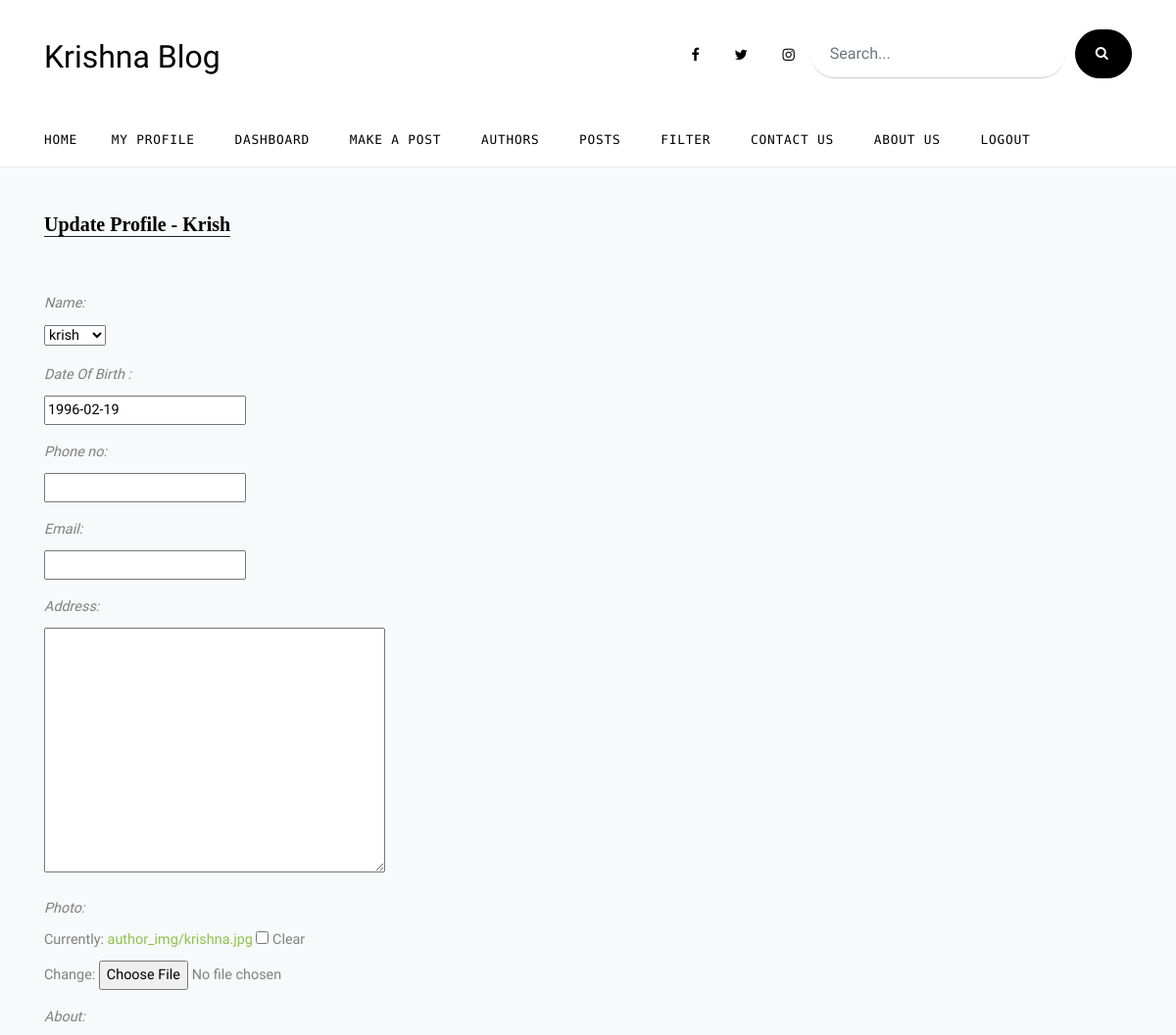
Page /update-author/krish/ (signed in, upper part) on the earlier database version.
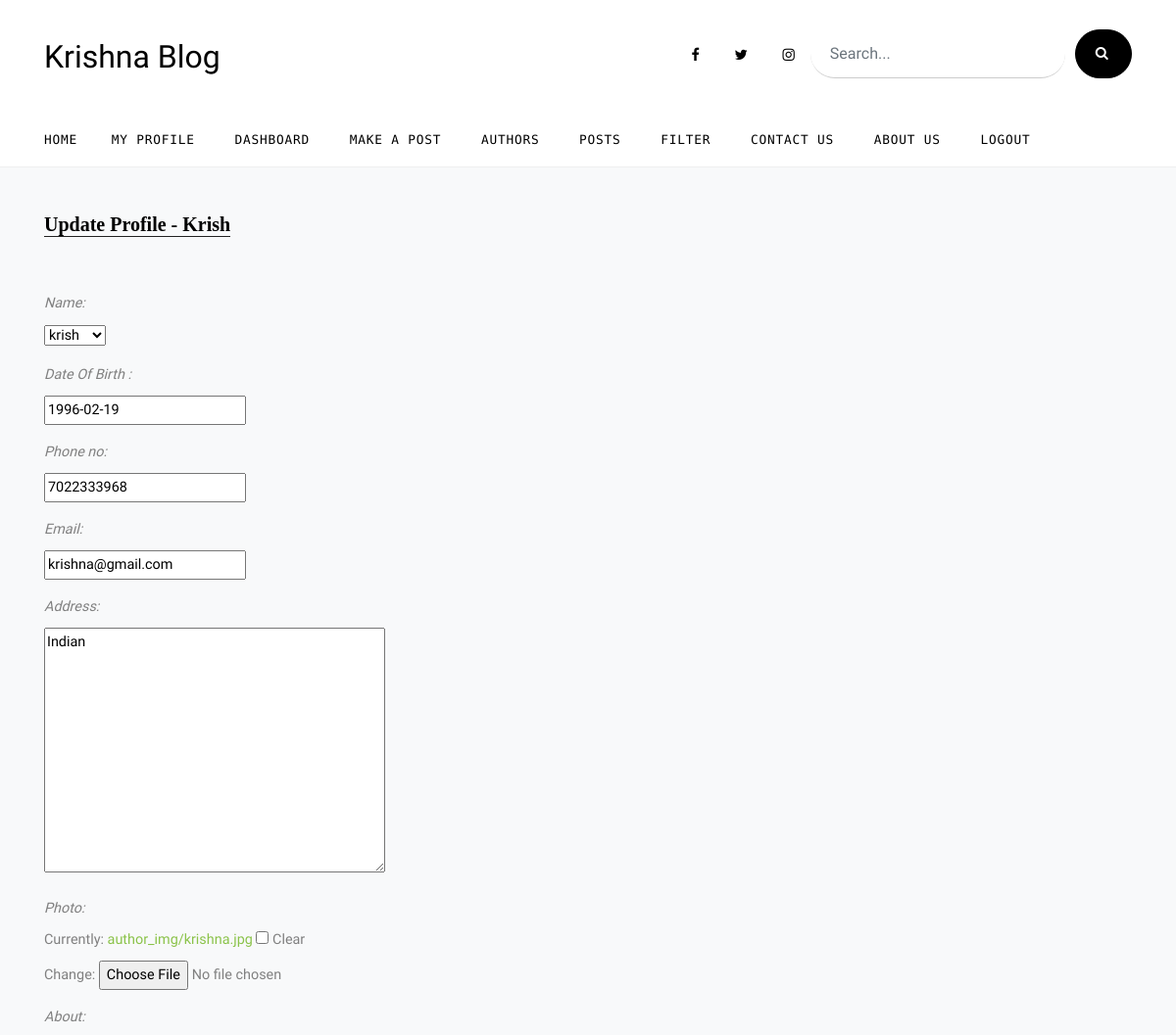
Same page on the later database version.
### blog/models.py (models this page shows, shortened)
class Author(models.Model):
    name = models.OneToOneField(User, unique=True, max_length=64, on_delete=models.CASCADE)
    dob = models.DateField(null=True, blank=True)
    phone_no = models.CharField(max_length=14, blank=True, null=True)
    email = models.EmailField(blank=True, null=True)
    address = models.TextField(max_length=1000, blank=True, null=True)
    photo = models.ImageField(upload_to='author_img/', blank=True, null=True)
    joined_date = models.DateTimeField(auto_now_add=True)
    slug = models.SlugField(max_length=255, unique=True, null=True, blank=True)
    about = models.TextField(max_length=5000, null=True, blank=True)
    class Meta:
        unique_together = ('name', 'slug')

### blog/views.py (the view, shortened to what this page needs)
# urls.py: path('update-author/<slug:slug>/', author_update_view, name='update-author'),
@login_required(login_url='blog:login')
def author_update_view(request, slug):
    if slug == request.user.author.slug:
        author = Author.objects.get(slug=slug)
    else:
        messages.error(request, "You're are not allowed to view the requested page! You can update your profile.")
        author = Author.objects.get(slug=request.user.author.slug)
    form = UpdateAuthorForm(instance=author)
    context = {"form": form}
    return render(request, 'blog/author_form.html', context)

### blog/forms.py
class UpdateAuthorForm(forms.ModelForm):
    dob = forms.DateField( label='Date Of Birth :')
    class Meta:
        model = Author
        fields = ['name', 'dob',  'phone_no', 'email', 'address',  'photo' , 'about']

### blog/templates/blog/author_form.html (shortened to what this page needs)
{% extends 'blog/base.html' %}
{% load crispy_forms_tags %}
{% load static %}
{% block content %}
<div class="site-section bg-light">
    <div class="container">
        <div class="row">
            <div class="col-md-10">
                <div class="section-title mb-5">
                    <h2 style="font-weight:900;font-family: 'Girassol', cursive;">Update Profile - {{ request.user | title }}</h2>
                </div>
                <form method="POST" enctype="multipart/form-data" class="form-group">
						{% for field in form %}
						<p>
							<i>{{ field.label_tag }}</i> <br>
							{{ field }}
						</p>
						{% endfor %}
                </form>
            </div>
        </div>
    </div>
</div>
{% endblock %}

Differences in the rows shown:
changed Author "krish": phone_no (not shown) → "7022333968"; email (not shown) → "krishna@gmail.com"; address (not shown) → "Indian"
